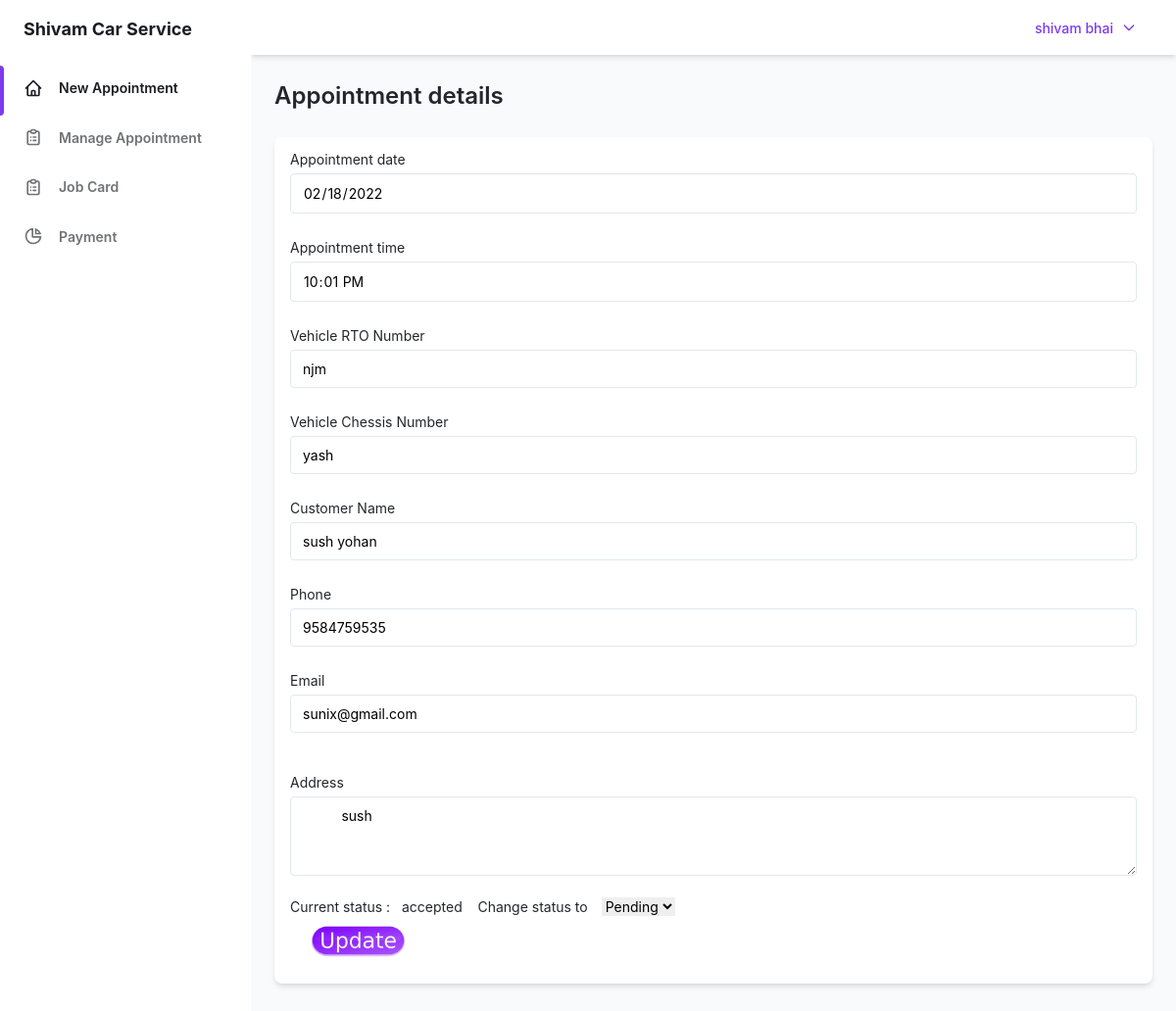
Page /Attendee/update-appoiment.php?id=37 (signed in) on the committed database.
### tables this page shows
CREATE TABLE `user` (
  `user_id` int(5) NOT NULL,
  `user_name` varchar(30) NOT NULL,
  `user_pass` varchar(40) NOT NULL,
  `user_email` varchar(50) NOT NULL,
  `user_add` varchar(255) NOT NULL,
  `user_phone` bigint(10) DEFAULT NULL,
  `user_sec_ques` varchar(50) NOT NULL,
  `user_sec_ans` varchar(20) NOT NULL,
  `companycompany_id` int(5) NOT NULL,
  `otp` int(5) DEFAULT NULL
);

CREATE TABLE `appointment` (
  `appointment_id` int(5) NOT NULL,
  `app_date` date NOT NULL,
  `app_time` time NOT NULL,
  `Vehicle_rto_number` varchar(12) NOT NULL,
  `staffstaff_id` int(3) NOT NULL,
  `customercustomer_id` int(5) NOT NULL,
  `statusstatus_id` int(1) NOT NULL
);

CREATE TABLE `vehicle` (
  `rto_number` varchar(12) NOT NULL,
  `customer_id` int(5) NOT NULL,
  `chassis_no` varchar(20) NOT NULL,
  `veh_color_id` int(2) NOT NULL,
  `modelcar_model_id` int(2) NOT NULL
);

CREATE TABLE `status` (
  `status_id` int(1) NOT NULL,
  `status` varchar(10) NOT NULL
);

### Attendee/update-appoiment.php (the view, shortened to what this page needs)
<?php
require_once "../Attendee/sidebar2.php";
require "../lockscreen/connection.php";
?>
<html>
    <head>
    </head>
    <body>
    <main class="h-full pb-16 overflow-y-auto">
  <div class="container px-6 mx-auto grid">
    <h2 class="my-6 text-2xl font-semibold text-gray-700 dark:text-gray-200">
      Appointment details
    </h2>
    <form name="hello" action="save-update-appmnt.php" method="POST" autocomplete="">
    <?php
            $appmnt = $_GET['id'];
            $sql = "SELECT *, status.status,vehicle.rto_number,model.model_name , user.user_name ,user.user_phone FROM appointment JOIN status ON status.status_id = appointment.statusstatus_id JOIN vehicle ON vehicle.rto_number = appointment.Vehicle_rto_number JOIN model ON model.car_model_id = vehicle.modelcar_model_id JOIN customer ON customer.customer_id = appointment.customercustomer_id JOIN user ON user.user_id = customer.Useruser_id WHERE appointment.appointment_id ='{$appmnt}'";
             $res = mysqli_query($con, $sql)  or die("quary failed");
             if (mysqli_num_rows($res) > 0) {
                 while ($row = mysqli_fetch_assoc($res)) {
            ?>
      <div class="px-4 py-3 mb-8 bg-white rounded-lg shadow-md dark:bg-gray-800">
      <label class="block text-sm">
          <span class="text-gray-700 dark:text-gray-400"> Appointment date</span>
          <input name="join-date" value="<?php echo $row['app_date'];  ?>"  class="block w-full mt-1 text-sm dark:border-gray-600 dark:bg-gray-700 focus:border-purple-400
           focus:outline-none focus:shadow-outline-purple dark:text-gray-300 dark:focus:shadow-outline-gray form-input" type="date" placeholder="dd-mm-yyyy" min="1980-01-01" max="2040-01-01"  disabled/>
        </label><br>
        <label class="block text-sm">
          <span class="text-gray-700 dark:text-gray-400"> Appointment time</span>
          <input name="join-date" value="<?php echo $row['app_time']; ?>" class="block w-full mt-1 text-sm dark:border-gray-600 dark:bg-gray-700 focus:border-purple-400
           focus:outline-none focus:shadow-outline-purple dark:text-gray-300 dark:focus:shadow-outline-gray form-input" type="time" placeholder="dd-mm-yyyy" min="1980-01-01" max="2040-01-01" required disabled/>
        </label><br>
        <label class="block text-sm">
          <span class="text-gray-700 dark:text-gray-400">Vehicle RTO Number</span>
          <input type="text" name="staff-name" value="<?php echo $row['rto_number']; ?>" class="block w-full mt-1 text-sm dark:border-gray-600
        dark:bg-gray-700 focus:border-purple-400 focus:outline-none focus:shadow-outline-purple
         dark:text-gray-300 dark:focus:shadow-outline-gray form-input" placeholder="" required disabled/>
        </label><br>
        <label class="block text-sm">
          <span class="text-gray-700 dark:text-gray-400">Vehicle Chessis Number</span>
          <input type="text" name="staff-name" value="<?php echo $row['chassis_no']; ?>" class="block w-full mt-1 text-sm dark:border-gray-600
        dark:bg-gray-700 focus:border-purple-400 focus:outline-none focus:shadow-outline-purple
         dark:text-gray-300 dark:focus:shadow-outline-gray form-input" placeholder="" required disabled/>
        </label><br>
        <label class="block text-sm">
          <span class="text-gray-700 dark:text-gray-400">Customer Name</span>
          <input type="text" name="staff-name" value="<?php echo $row['user_name']; ?>" class="block w-full mt-1 text-sm dark:border-gray-600
        dark:bg-gray-700 focus:border-purple-400 focus:outline-none focus:shadow-outline-purple
         dark:text-gray-300 dark:focus:shadow-outline-gray form-input" placeholder="" required disabled/>
        </label><br>
        <label class="block text-sm">
          <span class="text-gray-700 dark:text-gray-400">Phone</span>
          <input name="staff-phone" value="<?php echo $row['user_phone']; ?>" class="block w-full mt-1 text-sm dark:border-gray-600 dark:bg-gray-700 focus:border-purple-400
         focus:outline-none focus:shadow-outline-purple dark:text-gray-300 dark:focus:shadow-outline-gray form-input" placeholder="" required min="1" type="number" disabled/>
        </label></br>
        <label class="block text-sm">
          <span class="text-gray-700 dark:text-gray-400"> Email</span>
          <input name="email" type="email" value="<?php echo $row['user_email']; ?>" class="block w-full mt-1 text-sm dark:border-gray-600
        dark:bg-gray-700 focus:border-purple-400 focus:outline-none focus:shadow-outline-purple
         dark:text-gray-300 dark:focus:shadow-outline-gray form-input" placeholder="" required disabled/>
        </label></br>
        <label class="block mt-4 text-sm">
          <span class="text-gray-700 dark:text-gray-400">Address</span>
          <textarea name="staff-desc"  class="block w-full mt-1 text-sm dark:text-gray-300 dark:border-gray-600 dark:bg-gray-700
          form-textarea focus:border-purple-400 focus:outline-none focus:shadow-outline-purple dark:focus:shadow-outline-gray" rows="3" placeholder="Details of work" required disabled>
          <?php echo $row['user_add']; ?>
        </textarea></br>
        <?php if($row['statusstatus_id'] == 1)
        {?>
        <div>
          <input type='image' name="confirm" src='book.png' class='del' style="height: 50px; " alt='Submit Form' onclick="return confirm('Are you sure you want to Update appoitment?');" />
        </div>
        <?php }
        else
        {?>
         <span class="text-gray-700 dark:text-gray-400 " style="margin-right: 10px;">
            Current status : &nbsp;
            <?php echo $row['status'] . "ed"; ?>
            &nbsp;&nbsp;
            Change status to
          </span>
          <select  name="status" class="text-sm dark:text-gray-300 dark:border-gray-600
           dark:bg-gray-700  focus:border-purple-400 focus:outline-none focus:shadow-outline-purple
            dark:focus:shadow-outline-gray" >
            <option value="1">Pending</option>
          </select>
        </label>
        <div>
          <input type='image' name="confirm" src='Update.png' class='del' style="height: 50px; " alt='Submit Form' onclick="return confirm('Are you sure you want to update appoitment?');" />
        </div>
        <?php
        }
         ?>
      </div>
    </form>
    <?php
     }
    }
    ?>
  </div>
  </div>
    </body>
</html>

### Attendee/sidebar2.php (shortened to what this page needs)
<?php
require "../lockscreen/connection.php";
?>
<!DOCTYPE html>
<html :class="{ 'theme-dark': dark }" x-data="data()" lang="en">
<head>
  <link rel="stylesheet" href="./assets/css/tailwind.output.css" />
  <link rel="stylesheet" href="https://cdnjs.cloudflare.com/ajax/libs/Chart.js/2.9.3/Chart.min.css" />
</head>
<div class="flex h-screen bg-gray-50 dark:bg-gray-900" :class="{ 'overflow-hidden': isSideMenuOpen }">
  <aside class="z-20 hidden w-64 overflow-y-auto bg-white dark:bg-gray-800 md:block flex-shrink-0">
    <div class="py-4 text-gray-500 dark:text-gray-400">
      <a class="ml-6 text-lg font-bold text-gray-800 dark:text-gray-200" href="#">
        Shivam Car Service
      </a>
      <ul class="mt-6">
        <li class="relative px-6 py-3">
          <span class="absolute inset-y-0 left-0 w-1 bg-purple-600 rounded-tr-lg rounded-br-lg" aria-hidden="true"></span>
          <a class="inline-flex items-center w-full text-sm font-semibold text-gray-800 transition-colors duration-150 hover:text-gray-800 dark:hover:text-gray-200 dark:text-gray-100" href="New_appointment.php">
            <span class="ml-4">New Appointment</span>
          </a>
        </li>
      </ul>
      <ul>
        <li class="relative px-6 py-3">
          <a class="inline-flex items-center w-full text-sm font-semibold transition-colors duration-150 hover:text-gray-800 dark:hover:text-gray-200" href="appointment.php">
            <span class="ml-4"> Manage Appointment</span>
          </a>
        </li>
        <li class="relative px-6 py-3">
          <a class="inline-flex items-center w-full text-sm font-semibold transition-colors duration-150 hover:text-gray-800 dark:hover:text-gray-200" href="jobcard.php">
            <span class="ml-4"> Job Card</span>
          </a>
        </li>
        <li class="relative px-6 py-3">
          <a class="inline-flex items-center w-full text-sm font-semibold transition-colors duration-150 hover:text-gray-800 dark:hover:text-gray-200" href="payment.php">
            <svg class="w-5 h-5" aria-hidden="true" fill="none" stroke-linecap="round" stroke-linejoin="round" stroke-width="2" viewBox="0 0 24 24" stroke="currentColor">
              <path d="M11 3.055A9.001 9.001 0 1020.945 13H11V3.055z"></path>
              <path d="M20.488 9H15V3.512A9.025 9.025 0 0120.488 9z"></path>
            </svg>
            <span class="ml-4">Payment</span>
          </a>
        </li>
      </ul>
    </div>
  </aside>
  <div class="flex flex-col flex-1 w-full">
    <header class="z-10 py-4 bg-white shadow-md dark:bg-gray-800">
      <div class="container flex items-center justify-end h-full px-6 mx-auto text-purple-600 dark:text-purple-300">
        <?php
        $email = $_SESSION['attendee_login'];
        $get_username = "SELECT * FROM user WHERE user_email = '$email'";
        $res = mysqli_query($con, $get_username);
        $username = mysqli_fetch_array($res);
        ?>
        <button class=" font-medium rounded-lg text-sm px-4 py-2.5 text-center inline-flex items-center" type="button" data-dropdown-toggle="dropdown"><?php echo $username['user_name']; ?><svg class="w-4 h-4 ml-2" fill="none" stroke="currentColor" viewBox="0 0 24 24" xmlns="http://www.w3.org/2000/svg">
            <path stroke-linecap="round" stroke-linejoin="round" stroke-width="2" d="M19 9l-7 7-7-7"></path>
          </svg>
        </button>
      </div>
    </header>

### rows in the picture
user: user_name "shivam bhai"
appointment: join-date "02/18/2022", join-date "22:01:00", staff-name "njm", staff-name "yash", staff-name "sush yohan", staff-phone "9584759535", email "sunix@gmail.com", staff-desc "sush", statusstatus.status "accept"
